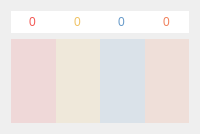
      <widget class="QWidget" name="mmdm_page">
       <layout class="QGridLayout" name="gridLayout_8">
        <item row="0" column="0">
         <widget class="QFrame" name="mmdmContainer">
          <layout class="QGridLayout" name="gridLayout_4">
           <property name="leftMargin">
            <number>0</number>
           </property>
           <property name="topMargin">
            <number>0</number>
           </property>
           <property name="rightMargin">
            <number>0</number>
           </property>
           <property name="bottomMargin">
            <number>0</number>
           </property>
           <property name="horizontalSpacing">
            <number>0</number>
           </property>
           <property name="verticalSpacing">
            <number>6</number>
           </property>
           <item row="0" column="0">
            <widget class="QSpinBox" name="mood">
             <property name="toolTip">
              <string>&lt;html&gt;&lt;head/&gt;&lt;body&gt;&lt;p&gt;MOOD&lt;/p&gt;&lt;/body&gt;&lt;/html&gt;</string>
             </property>
             <property name="styleSheet">
              <string notr="true">
    /* ///////////////////////////////////////////////////////////////
    QToolTip
    /////////////////////////////////////////////////////////////// */
    QToolTip {
        background: rgba(23,23,23, 150);
        border: 1px solid rgb(242,89,85);
        border-radius: 5px;
        padding:4px;
        text-align: left;
        color: rgb(242,89,85);
    }
    

    /* ///////////////////////////////////////////////////////////////
    QSpinBox
    /////////////////////////////////////////////////////////////// */
    QSpinBox {color:rgb(242,89,85);}
    QSpinBox:hover {color: rgb(255,149,145);}
    QSpinBox:focus {color: rgb(255,119,115);}
    </string>
             </property>
             <property name="frame">
              <bool>false</bool>
             </property>
             <property name="alignment">
              <set>Qt::AlignCenter</set>
             </property>
             <property name="buttonSymbols">
              <enum>QAbstractSpinBox::NoButtons</enum>
             </property>
             <property name="maximum">
              <number>10</number>
             </property>
            </widget>
           </item>
           <item row="0" column="1">
            <widget class="QSpinBox" name="mania">
             <property name="toolTip">
              <string>&lt;html&gt;&lt;head/&gt;&lt;body&gt;&lt;p&gt;MANIA&lt;/p&gt;&lt;/body&gt;&lt;/html&gt;</string>
             </property>
             <property name="styleSheet">
              <string notr="true">
    /* ///////////////////////////////////////////////////////////////
    QToolTip
    /////////////////////////////////////////////////////////////// */
    QToolTip {
        background: rgba(23,23,23, 150);
        border: 1px solid rgb(239,194,100);
        border-radius: 5px;
        padding:4px;
        text-align: left;
        color: rgb(239,194,100);
    }
    

    /* ///////////////////////////////////////////////////////////////
    QSpinBox
    /////////////////////////////////////////////////////////////// */
    QSpinBox {color:rgb(239,194,100);}
    QSpinBox:hover {color: rgb(255,254,160);}
    QSpinBox:focus {color: rgb(255,224,130);}
    </string>
             </property>
             <property name="frame">
              <bool>false</bool>
             </property>
             <property name="alignment">
              <set>Qt::AlignCenter</set>
             </property>
             <property name="buttonSymbols">
              <enum>QAbstractSpinBox::NoButtons</enum>
             </property>
             <property name="maximum">
              <number>10</number>
             </property>
            </widget>
           </item>
           <item row="0" column="2">
            <widget class="QSpinBox" name="depression">
             <property name="toolTip">
              <string>&lt;html&gt;&lt;head/&gt;&lt;body&gt;&lt;p&gt;DEPRESSION&lt;/p&gt;&lt;/body&gt;&lt;/html&gt;</string>
             </property>
             <property name="styleSheet">
              <string notr="true">
    /* ///////////////////////////////////////////////////////////////
    QToolTip
    /////////////////////////////////////////////////////////////// */
    QToolTip {
        background: rgba(23,23,23, 150);
        border: 1px solid rgb(103,154,201);
        border-radius: 5px;
        padding:4px;
        text-align: left;
        color: rgb(103,154,201);
    }
    
    /* ///////////////////////////////////////////////////////////////
    QSpinBox
    /////////////////////////////////////////////////////////////// */
    QSpinBox {color:rgb(103,154,201);}
    QSpinBox:hover {color: rgb(163,214,255);}
    QSpinBox:focus {color: rgb(133,184,231);}
    </string>
             </property>
             <property name="frame">
              <bool>false</bool>
             </property>
             <property name="alignment">
              <set>Qt::AlignCenter</set>
             </property>
             <property name="buttonSymbols">
              <enum>QAbstractSpinBox::NoButtons</enum>
             </property>
             <property name="maximum">
              <number>10</number>
             </property>
            </widget>
           </item>
           <item row="0" column="3">
            <widget class="QSpinBox" name="mixed_risk">
             <property name="toolTip">
              <string>&lt;html&gt;&lt;head/&gt;&lt;body&gt;&lt;p&gt;MIXED RISK&lt;/p&gt;&lt;/body&gt;&lt;/html&gt;</string>
             </property>
             <property name="styleSheet">
              <string notr="true">
    /* ///////////////////////////////////////////////////////////////
    QToolTip
    /////////////////////////////////////////////////////////////// */
    QToolTip {
        background: rgba(23,23,23, 150);
        border: 1px solid rgb(240,129,92);
        border-radius: 5px;
        padding:4px;
        text-align: left;
        color: rgb(240,129,92);
    }
    
    

    /* ///////////////////////////////////////////////////////////////
    QSpinBox
    /////////////////////////////////////////////////////////////// */
    QSpinBox {color:rgb(240,129,92);}
    QSpinBox:hover {color: rgb(255,189,152);}
    QSpinBox:focus {color: rgb(255,159,122);}
    </string>
             </property>
             <property name="frame">
              <bool>false</bool>
             </property>
             <property name="alignment">
              <set>Qt::AlignCenter</set>
             </property>
             <property name="buttonSymbols">
              <enum>QAbstractSpinBox::NoButtons</enum>
             </property>
             <property name="maximum">
              <number>10</number>
             </property>
            </widget>
           </item>
           <item row="1" column="3" rowspan="2">
            <widget class="QSlider" name="mixed_risk_slider">
             <property name="sizePolicy">
              <sizepolicy hsizetype="Expanding" vsizetype="Expanding">
               <horstretch>0</horstretch>
               <verstretch>0</verstretch>
              </sizepolicy>
             </property>
             <property name="toolTip">
              <string>&lt;html&gt;&lt;head/&gt;&lt;body&gt;&lt;p&gt;MIXED RISK&lt;/p&gt;&lt;/body&gt;&lt;/html&gt;</string>
             </property>
             <property name="styleSheet">
              <string notr="true">
    /* ///////////////////////////////////////////////////////////////
    QToolTip
    /////////////////////////////////////////////////////////////// */
    QToolTip {
        background: rgba(23,23,23, 150);
        border: 1px solid rgb(240,129,92);
        border-radius: 5px;
        padding:4px;
        text-align: left;
        color: rgb(240,129,92);
    }
    

/* ///////////////////////////////////////////////////////////////
QSlider Colors
/////////////////////////////////////////////////////////////// */

QSlider::handle:vertical {
background:rgb(243,131,93);}
QSlider::handle:vertical:hover {background:rgb(255,171,133);}
QSlider::handle:vertical:pressed {
background:rgb(193,81,43);}
QSlider::groove:vertical:hover {background:rgba(243,131,93,0.25);}
QSlider::groove:vertical {background:rgba(243,131,93,0.15);}
</string>
             </property>
             <property name="maximum">
              <number>10</number>
             </property>
             <property name="invertedAppearance">
              <bool>false</bool>
             </property>
             <property name="invertedControls">
              <bool>false</bool>
             </property>
             <property name="tickPosition">
              <enum>QSlider::NoTicks</enum>
             </property>
            </widget>
           </item>
           <item row="1" column="2" rowspan="2">
            <widget class="QSlider" name="depression_slider">
             <property name="sizePolicy">
              <sizepolicy hsizetype="Expanding" vsizetype="Expanding">
               <horstretch>0</horstretch>
               <verstretch>0</verstretch>
              </sizepolicy>
             </property>
             <property name="toolTip">
              <string>&lt;html&gt;&lt;head/&gt;&lt;body&gt;&lt;p&gt;DEPRESSION&lt;/p&gt;&lt;/body&gt;&lt;/html&gt;</string>
             </property>
             <property name="styleSheet">
              <string notr="true">

    /* ///////////////////////////////////////////////////////////////
    QToolTip
    /////////////////////////////////////////////////////////////// */
    QToolTip {
        background: rgba(23,23,23, 150);
        border: 1px solid rgb(103,154,201);
        border-radius: 5px;
        padding:4px;
        text-align: left;
        color: rgb(103,154,201);
    }
    
    



/* ///////////////////////////////////////////////////////////////
QSlider Colors
/////////////////////////////////////////////////////////////// */

QSlider::handle:vertical {
background:rgb(102,155,201);}
QSlider::handle:vertical:hover {background:rgb(142,195,241);}
QSlider::handle:vertical:pressed {
background:rgb(52,105,151);}
QSlider::groove:vertical:hover {background:rgba(102,155,201,0.25);}
QSlider::groove:vertical {background:rgba(102,155,201,0.15);}
</string>
             </property>
             <property name="maximum">
              <number>10</number>
             </property>
             <property name="invertedAppearance">
              <bool>false</bool>
             </property>
             <property name="invertedControls">
              <bool>false</bool>
             </property>
             <property name="tickPosition">
              <enum>QSlider::NoTicks</enum>
             </property>
            </widget>
           </item>
           <item row="1" column="1" rowspan="2">
            <widget class="QSlider" name="mania_slider">
             <property name="sizePolicy">
              <sizepolicy hsizetype="Expanding" vsizetype="Expanding">
               <horstretch>0</horstretch>
               <verstretch>0</verstretch>
              </sizepolicy>
             </property>
             <property name="toolTip">
              <string>&lt;html&gt;&lt;head/&gt;&lt;body&gt;&lt;p&gt;MANIA&lt;/p&gt;&lt;/body&gt;&lt;/html&gt;</string>
             </property>
             <property name="styleSheet">
              <string notr="true">
    /* ///////////////////////////////////////////////////////////////
    QToolTip
    /////////////////////////////////////////////////////////////// */
    QToolTip {
        background: rgba(23,23,23, 150);
        border: 1px solid rgb(239,194,100);
        border-radius: 5px;
        padding:4px;
        text-align: left;
        color: rgb(239,194,100);
    }
    


/* ///////////////////////////////////////////////////////////////
QSlider Colors
/////////////////////////////////////////////////////////////// */

QSlider::handle:vertical {background:rgb(239,193,100);}
QSlider::handle:vertical:hover {background:rgb(255,233,140);}
QSlider::handle:vertical:pressed {
background:rgb(189,143,50);}
QSlider::groove:vertical:hover {background:rgba(239,193,100,0.25);}
QSlider::groove:vertical {background:rgba(239,193,100,0.15);}

        </string>
             </property>
             <property name="maximum">
              <number>10</number>
             </property>
             <property name="invertedAppearance">
              <bool>false</bool>
             </property>
             <property name="invertedControls">
              <bool>false</bool>
             </property>
             <property name="tickPosition">
              <enum>QSlider::NoTicks</enum>
             </property>
            </widget>
           </item>
           <item row="1" column="0" rowspan="2">
            <widget class="QSlider" name="mood_slider">
             <property name="sizePolicy">
              <sizepolicy hsizetype="Expanding" vsizetype="Expanding">
               <horstretch>0</horstretch>
               <verstretch>0</verstretch>
              </sizepolicy>
             </property>
             <property name="toolTip">
              <string>&lt;html&gt;&lt;head/&gt;&lt;body&gt;&lt;p&gt;MOOD&lt;/p&gt;&lt;/body&gt;&lt;/html&gt;</string>
             </property>
             <property name="styleSheet">
              <string notr="true">
    /* ///////////////////////////////////////////////////////////////
    QToolTip
    /////////////////////////////////////////////////////////////// */
    QToolTip {
        background: rgba(23,23,23, 150);
        border: 1px solid rgb(242,89,85);
        border-radius: 5px;
        padding:4px;
        text-align: left;
        color: rgb(242,89,85);
    }

/* ///////////////////////////////////////////////////////////////
QSlider Colors
/////////////////////////////////////////////////////////////// */

QSlider::handle:vertical { background:rgb(243,89,85);}
QSlider::handle:vertical:hover {background:rgb(255,129,125);}
QSlider::handle:vertical:pressed {background:rgb(193,39,35);}
QSlider::groove:vertical:hover {background:rgba(243,89,85,0.25);}
QSlider::groove:vertical {background:rgba(243,89,85,0.15);}

        </string>
             </property>
             <property name="maximum">
              <number>10</number>
             </property>
             <property name="invertedAppearance">
              <bool>false</bool>
             </property>
             <property name="invertedControls">
              <bool>false</bool>
             </property>
             <property name="tickPosition">
              <enum>QSlider::NoTicks</enum>
             </property>
            </widget>
           </item>
          </layout>
         </widget>
        </item>
       </layout>
      </widget>
